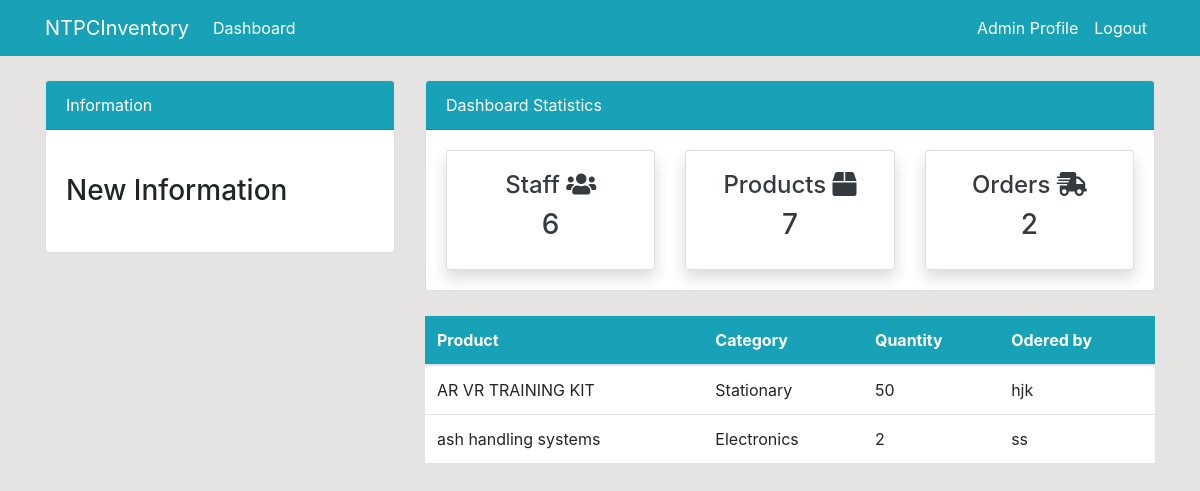
/order/ (signed in), run on the app's committed database.
### dashboard/models.py (models this page shows, shortened)
class Order(models.Model):
    name = models.ForeignKey(Product, on_delete=models.CASCADE, null=True)
    customer = models.ForeignKey(User, on_delete=models.CASCADE, null=True)
    order_quantity = models.PositiveIntegerField(null=True)

class Product(models.Model):
    name = models.CharField(max_length=100, null=True)
    quantity = models.PositiveIntegerField(null=True)
    category = models.CharField(max_length=50, choices=CATEGORY, null=True)
    def __str__(self):
        return f'{self.name}'

### dashboard/views.py (the view)
# urls.py: path('order/', views.order, name='dashboard-order'),
@login_required(login_url='user-login')
def order(request):
    order = Order.objects.all()
    order_count = order.count()
    customer = User.objects.filter(groups=2)
    customer_count = customer.count()
    product = Product.objects.all()
    product_count = product.count()
    context = {
        'order': order,
        'customer_count': customer_count,
        'product_count': product_count,
        'order_count': order_count,
    }
    return render(request, 'dashboard/order.html', context)

### templates/dashboard/order.html (shortened to what this page needs)
{% extends 'partials/base.html' %}
{% block content %}
{% include 'partials/topside.html' %}
<div class="row my-4">
    <div class="col-md-4"></div>
    <div class="col-md-8">
        <table class="table bg-white">
            <thead class="bg-info text-white">
                <tr>
                    <th scope="col">Product</th>
                    <th scope="col">Category</th>
                    <th scope="col">Quantity</th>
                    <th scope="col">Odered by</th>
                </tr>
            </thead>
            <tbody>
                {% for order in order %}
                <tr>
                    <td>{{ order.name }}</td>
                    <td>{{ order.name.category }}</td>
                    <td>{{ order.order_quantity }}</td>
                    <td>{{ order.customer.username }}</td>
                </tr>
                {% endfor %}
            </tbody>
        </table>
    </div>
</div>
{% endblock %}

### templates/partials/nav.html (shortened to what this page needs)
<nav class="navbar navbar-expand-lg navbar-info bg-info">
    <div class="container">
        {% if user.is_authenticated %}
        <a class="navbar-brand text-white" href="{% url 'dashboard-index' %}">NTPCInventory</a>
        <div class="collapse navbar-collapse" id="navbarSupportedContent">
            <ul class="navbar-nav mr-auto">
                <li class="nav-item active">
                    <a class="nav-link text-white" href="{% url 'dashboard-index' %}">Dashboard </a>
                </li>
            </ul>
            <ul class="navbar-nav ml-auto">
                <li class="nav-item active">
                    <a class="nav-link text-white" href="{% url 'user-profile' %}">{{ user.username }} Profile
                        <span class="sr-only">(current)</span></a>
                </li>
                <li class="nav-item">
                    <a class="nav-link text-white" href="{% url 'user-logout' %}">Logout</a>
                </li>
            </ul>
            {% endif %}
        </div>
    </div>
</nav>

### static/style.css (style rules this page uses)
body { background: rgb(230, 227, 227); }

### data on the page
Order: name "AR VR TRAINING KIT", name.category "Stationary", order_quantity "50", customer.username "hjk"
Order: name "ash handling systems", name.category "Electronics", order_quantity "2", customer.username "ss"

### other printed values
{{ user.username }} "Admin"
{{ customer_count }} "6"
{{ product_count }} "7"
{{ order_count }} "2"
